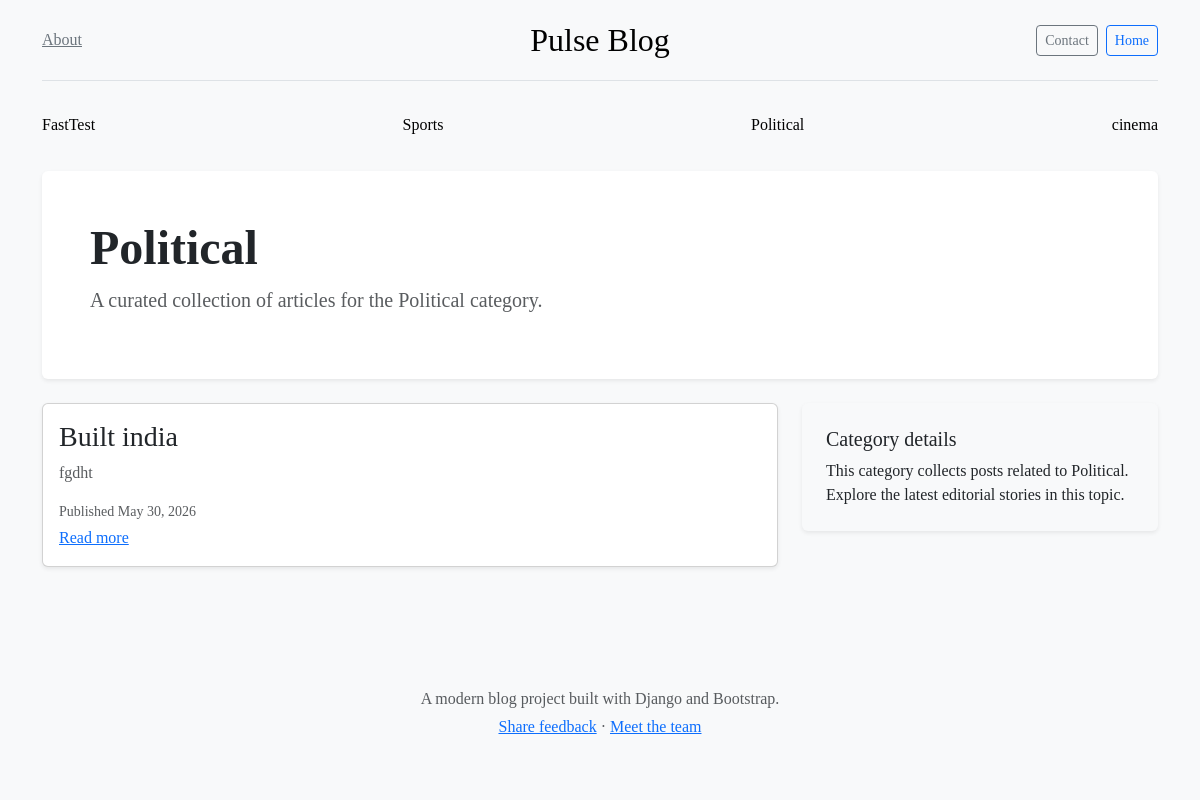
Screenshot of /category/3/ with the database file from the repository.
### myapp/models.py (models this page shows, shortened)
class Category(models.Model):
    category_name = models.CharField(max_length=50)
    created_at = models.DateTimeField(auto_now_add=True)
    updated_at = models.DateTimeField(auto_now=True)
    class Meta:
        verbose_name_plural = 'Categories'

class Blog(models.Model):
    title = models.CharField(max_length=100)
    slug = models.SlugField(max_length=150, unique=True, blank=True)
    category = models.ForeignKey(Category, on_delete=models.CASCADE)
    author = models.ForeignKey('auth.User', on_delete=models.CASCADE)
    featured_image = models.ImageField(upload_to='uploads/%Y/%m/%d')
    short_description = models.TextField(max_length=500)
    blog_body = models.TextField(max_length=2000)
    status = models.IntegerField(default=0, choices=STATUS_CHOICES)
    is_featured = models.BooleanField(default=False)
    created_at = models.DateTimeField(auto_now_add=True)
    updated_at = models.DateTimeField(auto_now=True)
    def get_absolute_url(self):
        return reverse('blog_detail', args=[self.slug])

### myapp/views.py (the view)
# urls.py: path('category/<int:category_id>/', category_posts, name='category_posts'),
def category_posts(request, category_id):
    category = get_object_or_404(Category, pk=category_id)
    categories = Category.objects.all()
    posts = Blog.objects.filter(category=category, status=1).order_by('-created_at')
    popular_categories = Category.objects.annotate(post_count=Count('blog')).order_by('-post_count')[:5]
    return render(request, 'category.html', {
        'categories': categories,
        'category': category,
        'posts': posts,
        'popular_categories': popular_categories,
    })

### blog_main/templates/category.html (shortened to what this page needs)
{% extends "base.html" %}
{% block content %}
<div class="p-4 p-md-5 mb-4 rounded bg-white shadow-sm">
  <h1 class="display-5 fw-bold">{{ category.category_name }}</h1>
  <p class="lead text-body-secondary">A curated collection of articles for the {{ category.category_name }} category.</p>
</div>
<div class="row g-4">
  <div class="col-lg-8">
    {% if posts %}
      {% for post in posts %}
      <div class="card mb-4 post-card shadow-sm">
        <div class="card-body">
          <h3 class="card-title">{{ post.title }}</h3>
          <p class="card-text text-body-secondary">{{ post.short_description|truncatechars:160 }}</p>
          <p class="small text-muted mb-1">Published {{ post.created_at|date:"M d, Y" }}</p>
          <a href="{{ post.get_absolute_url }}" class="stretched-link">Read more</a>
        </div>
      </div>
      {% endfor %}
    {% else %}
      <div class="alert alert-secondary">No posts are published in this category yet.</div>
    {% endif %}
  </div>
  <div class="col-lg-4">
    <div class="p-4 bg-body-tertiary rounded shadow-sm">
      <h5>Category details</h5>
      <p class="mb-0">This category collects posts related to {{ category.category_name }}. Explore the latest editorial stories in this topic.</p>
    </div>
  </div>
</div>
{% endblock %}

### blog_main/templates/base.html (shortened to what this page needs)
{% load static %}
<!DOCTYPE html>
<html lang="en">
<head>
  <link href="https://cdn.jsdelivr.net/npm/bootstrap@5.3.3/dist/css/bootstrap.min.css" rel="stylesheet" />
</head>
<body>
  <div class="container">
    <header class="border-bottom py-3 mb-4">
      <div class="row flex-nowrap justify-content-between align-items-center">
        <div class="col-4">
          <a class="link-secondary" href="{% url 'about' %}">About</a>
        </div>
        <div class="col-4 text-center">
          <a class="blog-header-logo text-body-emphasis text-decoration-none" href="{% url 'home' %}">Pulse Blog</a>
        </div>
        <div class="col-4 d-flex justify-content-end">
          <a class="btn btn-sm btn-outline-secondary me-2" href="{% url 'contact' %}">Contact</a>
          <a class="btn btn-sm btn-outline-primary" href="{% url 'home' %}">Home</a>
        </div>
      </div>
    </header>
    <nav class="nav nav-underline justify-content-between mb-4">
      {% for category in categories %}
        <a class="nav-link link-body-emphasis" href="{% url 'category_posts' category.id %}">{{ category.category_name }}</a>
      {% endfor %}
    </nav>
  </div>
  <main class="container">
    {% block content %}{% endblock %}
  </main>
  <footer class="py-5 text-center text-body-secondary bg-body-tertiary mt-5">
    <div class="container">
      <p class="mb-1">A modern blog project built with Django and Bootstrap.</p>
      <p class="mb-0"><a href="{% url 'contact' %}">Share feedback</a> · <a href="{% url 'about' %}">Meet the team</a></p>
    </div>
  </footer>
</body>
</html>

### blog_main/templates/base.html (style rules this page uses)
body { font-family: Georgia, serif; background: #f8f9fa; }
.blog-header-logo { font-family: 'Playfair Display', serif; font-size: 2rem; }
.nav-link { transition: color .2s ease; }
.post-card { transition: transform .2s ease; }

### rows the page displays
Category: category_name "FastTest"
Category: category_name "Sports"
Category: category_name "Political"
Category: category_name "cinema"
Blog: title "Built india", short_description "fgdht", created_at "May 30, 2026"
